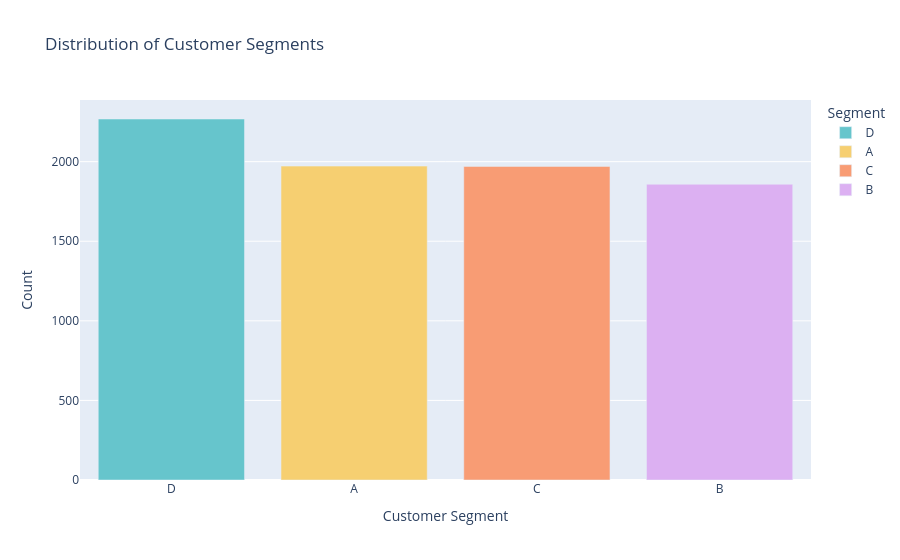
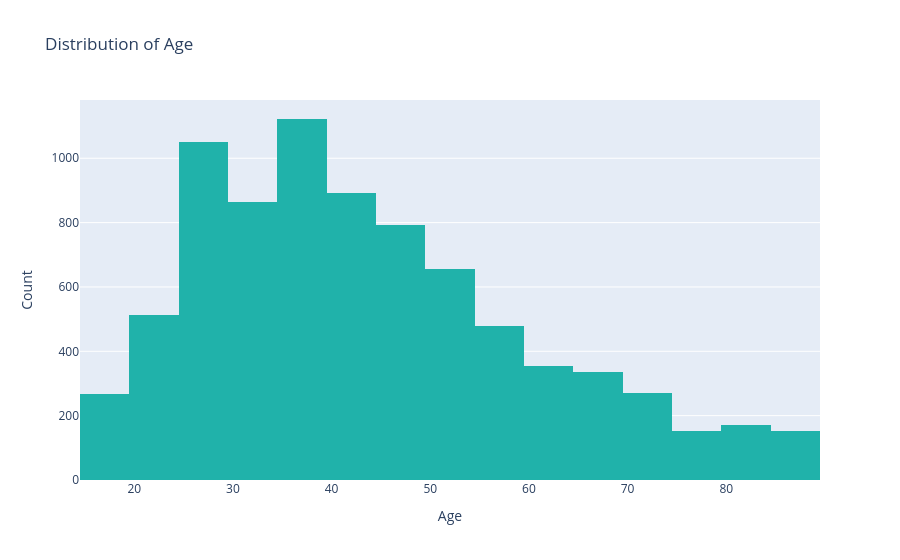
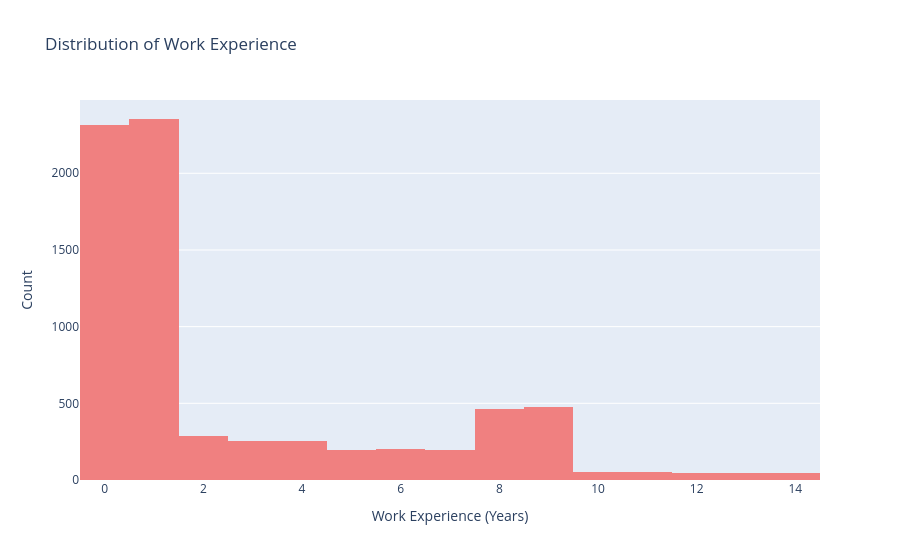
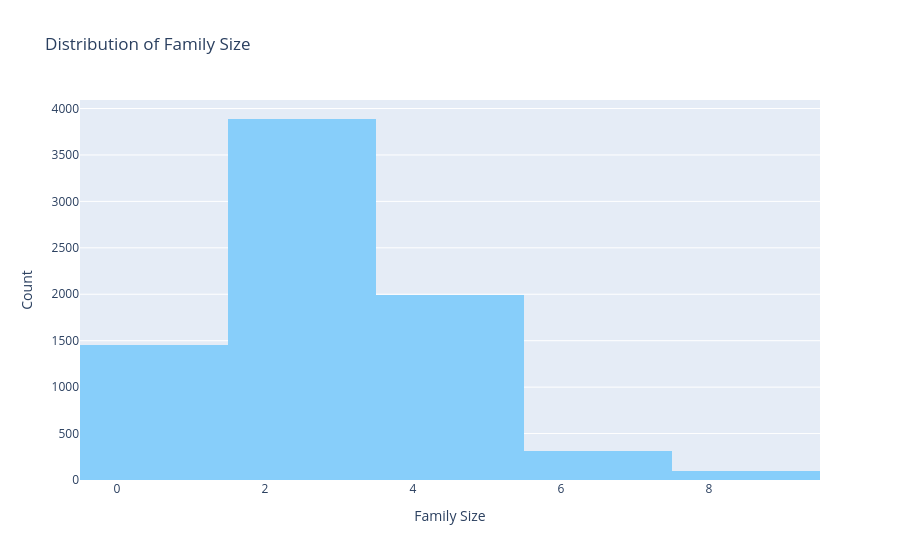

The cell these charts' notebook holds for them, in order:
### Markdown cell above
**Explanation:**
The preprocessing steps are crucial for preparing the data for machine learning models:
1.  **Drop 'ID':** The `ID` column is a unique identifier and holds no predictive power, so it's dropped.
2.  **Missing Value Imputation:**
    *   Numerical features (`Work_Experience`, `Family_Size`) are imputed using the **median** strategy, which is robust to outliers.
    *   Categorical features (`Graduated`, `Profession`, `Var_1`, `Ever_Married`, `Gender`) are imputed using the **most frequent** (mode) strategy.
3.  **Categorical Encoding:**
    *   `Spending_Score` is an ordinal categorical variable. While `OneHotEncoder` can handle it, using a custom mapping with `replace` or `OrdinalEncoder` with specified categories would maintain its order. For simplicity and consistency with `ColumnTransformer`, `OneHotEncoder` is applied to all categorical features, which is a common practice and often works well, implicitly letting the model learn the order if it exists.
    *   Other categorical features (`Gender`, `Ever_Married`, `Graduated`, `Profession`, `Var_1`) are **One-Hot Encoded**. This converts them into numerical format without implying any ordinal relationship, creating new binary columns for each category.
4.  **Numerical Scaling:** Numerical features (`Age`, `Work_Experience`, `Family_Size`) are scaled using `StandardScaler`. This transforms the data to have a mean of 0 and a standard deviation of 1, which is important for distance-based algorithms and gradient-based optimization.
5.  **Target Encoding:** The `Segmentation` target variable (A, B, C, D) is encoded into numerical labels (0, 1, 2, 3) using `LabelEncoder`. This is necessary for classification algorithms.

A `ColumnTransformer` and `Pipeline` are used to encapsulate these steps, ensuring consistent application of transformations and preventing data leakage during cross-validation.

## 6. Visual Representation of EDA (Plotly)

### Code cell
# Plotly visualizations for EDA

# 1. Distribution of Target Variable (Segmentation)
seg_counts = df['Segmentation'].value_counts().reset_index()
seg_counts.columns = ['Segment', 'Count']
fig = px.bar(seg_counts, 
             x='Segment', y='Count', 
             title='Distribution of Customer Segments',
             labels={'Segment': 'Segment', 'Count': 'Number of Customers'},
             color='Segment', color_discrete_sequence=px.colors.qualitative.Pastel)
fig.update_layout(xaxis_title="Customer Segment", yaxis_title="Count")
fig.show()

# 2. Age Distribution
fig = px.histogram(df, x='Age', nbins=30, 
                   title='Distribution of Age',
                   labels={'Age': 'Age'},
                   color_discrete_sequence=['lightseagreen'])
fig.update_layout(xaxis_title="Age", yaxis_title="Count")
fig.show()

# 3. Work Experience Distribution (handle NaN for plot)
fig = px.histogram(df.dropna(subset=['Work_Experience']), x='Work_Experience', nbins=15, 
                   title='Distribution of Work Experience',
                   labels={'Work_Experience': 'Work Experience (Years)'},
                   color_discrete_sequence=['lightcoral'])
fig.update_layout(xaxis_title="Work Experience (Years)", yaxis_title="Count")
fig.show()

# 4. Family Size Distribution (handle NaN for plot)
fig = px.histogram(df.dropna(subset=['Family_Size']), x='Family_Size', nbins=7, 
                   title='Distribution of Family Size',
                   labels={'Family_Size': 'Family Size'},
                   color_discrete_sequence=['lightskyblue'])
fig.update_layout(xaxis_title="Family Size", yaxis_title="Count")
fig.show()

# 5. Segment vs. Gender
fig = px.bar(df.groupby(['Segmentation', 'Gender']).size().reset_index(name='count'),
             x='Segmentation', y='count', color='Gender', barmode='group',
             title='Customer Segments by Gender',
             labels={'count': 'Number of Customers', 'Segmentation': 'Customer Segment'})
fig.update_layout(xaxis_title="Customer Segment", yaxis_title="Count")
fig.show()

# 6. Segment vs. Profession
fig = px.bar(df.groupby(['Segmentation', 'Profession']).size().reset_index(name='count'),
             x='Segmentation', y='count', color='Profession', barmode='group',
             title='Customer Segments by Profession',
             labels={'count': 'Number of Customers', 'Segmentation': 'Customer Segment'})
fig.update_layout(xaxis_title="Customer Segment", yaxis_title="Count")
fig.show()

# 7. Segment vs. Spending Score (ordered)
spending_score_order_map = {'Low': 0, 'Average': 1, 'High': 2}
df_plot_spending = df.copy()
df_plot_spending['Spending_Score_Encoded'] = df_plot_spending['Spending_Score'].map(spending_score_order_map)
fig = px.bar(df_plot_spending.groupby(['Segmentation', 'Spending_Score_Encoded', 'Spending_Score']).size().reset_index(name='count').sort_values('Spending_Score_Encoded'),
             x='Segmentation', y='count', color='Spending_Score', barmode='group',
             title='Customer Segments by Spending Score',
             labels={'count': 'Number of Customers', 'Segmentation': 'Customer Segment'},
             category_orders={'Spending_Score': spending_score_order}) # Use explicit order
fig.update_layout(xaxis_title="Customer Segment", yaxis_title="Count")
fig.show()

# 8. Box plot of Age by Segmentation
fig = px.box(df, x='Segmentation', y='Age', color='Segmentation',
             title='Age Distribution by Customer Segment',
             labels={'Age': 'Age', 'Segmentation': 'Customer Segment'})
fig.update_layout(xaxis_title="Customer Segment", yaxis_title="Age")
fig.show()

# 9. Box plot of Work Experience by Segmentation
fig = px.box(df, x='Segmentation', y='Work_Experience', color='Segmentation',
             title='Work Experience Distribution by Customer Segment',
             labels={'Work_Experience': 'Work Experience (Years)', 'Segmentation': 'Customer Segment'})
fig.update_layout(xaxis_title="Customer Segment", yaxis_title="Work Experience (Years)")
fig.show()

# 10. Sunburst chart of Segment by Ever Married and Graduated
df_sunburst = df.dropna(subset=['Ever_Married', 'Graduated'])
fig = px.sunburst(df_sunburst, path=['Segmentation', 'Ever_Married', 'Graduated'], 
                  title='Hierarchical View of Segments by Marital Status and Graduation')
fig.show()

### Figure 1 — Plotly figure (JSON) as saved in the notebook; plotly's stock layout.template omitted (floating-point values rounded to 4 significant figures)
{"data": [{"hovertemplate": "Segment=%{x}<br>Number of Customers=%{y}<extra></extra>", "legendgroup": "D", "marker": {"color": "rgb(102, 197, 204)", "pattern": {"shape": ""}}, "name": "D", "orientation": "v", "showlegend": true, "textposition": "auto", "type": "bar", "x": ["D"], "xaxis": "x", "y": [2268], "yaxis": "y"}, {"hovertemplate": "Segment=%{x}<br>Number of Customers=%{y}<extra></extra>", "legendgroup": "A", "marker": {"color": "rgb(246, 207, 113)", "pattern": {"shape": ""}}, "name": "A", "orientation": "v", "showlegend": true, "textposition": "auto", "type": "bar", "x": ["A"], "xaxis": "x", "y": [1972], "yaxis": "y"}, {"hovertemplate": "Segment=%{x}<br>Number of Customers=%{y}<extra></extra>", "legendgroup": "C", "marker": {"color": "rgb(248, 156, 116)", "pattern": {"shape": ""}}, "name": "C", "orientation": "v", "showlegend": true, "textposition": "auto", "type": "bar", "x": ["C"], "xaxis": "x", "y": [1970], "yaxis": "y"}, {"hovertemplate": "Segment=%{x}<br>Number of Customers=%{y}<extra></extra>", "legendgroup": "B", "marker": {"color": "rgb(220, 176, 242)", "pattern": {"shape": ""}}, "name": "B", "orientation": "v", "showlegend": true, "textposition": "auto", "type": "bar", "x": ["B"], "xaxis": "x", "y": [1858], "yaxis": "y"}], "layout": {"barmode": "relative", "legend": {"title": {"text": "Segment"}, "tracegroupgap": 0}, "title": {"text": "Distribution of Customer Segments"}, "xaxis": {"anchor": "y", "categoryarray": ["D", "A", "C", "B"], "categoryorder": "array", "domain": [0, 1], "title": {"text": "Customer Segment"}}, "yaxis": {"anchor": "x", "domain": [0, 1], "title": {"text": "Count"}}}}

### Figure 2 — Plotly figure (JSON) as saved in the notebook; plotly's stock layout.template omitted (floating-point values rounded to 4 significant figures; data arrays with more than 128 entries replaced by an {"elided": "..."} marker saying what was removed)
{"data": [{"bingroup": "x", "hovertemplate": "Age=%{x}<br>count=%{y}<extra></extra>", "legendgroup": "", "marker": {"color": "lightseagreen", "pattern": {"shape": ""}}, "name": "", "nbinsx": 30, "orientation": "v", "showlegend": false, "type": "histogram", "x": {"elided": "8068 int values"}, "xaxis": "x", "yaxis": "y"}], "layout": {"barmode": "relative", "legend": {"tracegroupgap": 0}, "title": {"text": "Distribution of Age"}, "xaxis": {"anchor": "y", "domain": [0, 1], "title": {"text": "Age"}}, "yaxis": {"anchor": "x", "domain": [0, 1], "title": {"text": "Count"}}}}

### Figure 3 — Plotly figure (JSON) as saved in the notebook; plotly's stock layout.template omitted (floating-point values rounded to 4 significant figures; data arrays with more than 128 entries replaced by an {"elided": "..."} marker saying what was removed)
{"data": [{"bingroup": "x", "hovertemplate": "Work Experience (Years)=%{x}<br>count=%{y}<extra></extra>", "legendgroup": "", "marker": {"color": "lightcoral", "pattern": {"shape": ""}}, "name": "", "nbinsx": 15, "orientation": "v", "showlegend": false, "type": "histogram", "x": {"elided": "7239 float values"}, "xaxis": "x", "yaxis": "y"}], "layout": {"barmode": "relative", "legend": {"tracegroupgap": 0}, "title": {"text": "Distribution of Work Experience"}, "xaxis": {"anchor": "y", "domain": [0, 1], "title": {"text": "Work Experience (Years)"}}, "yaxis": {"anchor": "x", "domain": [0, 1], "title": {"text": "Count"}}}}

### Figure 4 — Plotly figure (JSON) as saved in the notebook; plotly's stock layout.template omitted (floating-point values rounded to 4 significant figures; data arrays with more than 128 entries replaced by an {"elided": "..."} marker saying what was removed)
{"data": [{"bingroup": "x", "hovertemplate": "Family Size=%{x}<br>count=%{y}<extra></extra>", "legendgroup": "", "marker": {"color": "lightskyblue", "pattern": {"shape": ""}}, "name": "", "nbinsx": 7, "orientation": "v", "showlegend": false, "type": "histogram", "x": {"elided": "7733 float values"}, "xaxis": "x", "yaxis": "y"}], "layout": {"barmode": "relative", "legend": {"tracegroupgap": 0}, "title": {"text": "Distribution of Family Size"}, "xaxis": {"anchor": "y", "domain": [0, 1], "title": {"text": "Family Size"}}, "yaxis": {"anchor": "x", "domain": [0, 1], "title": {"text": "Count"}}}}
